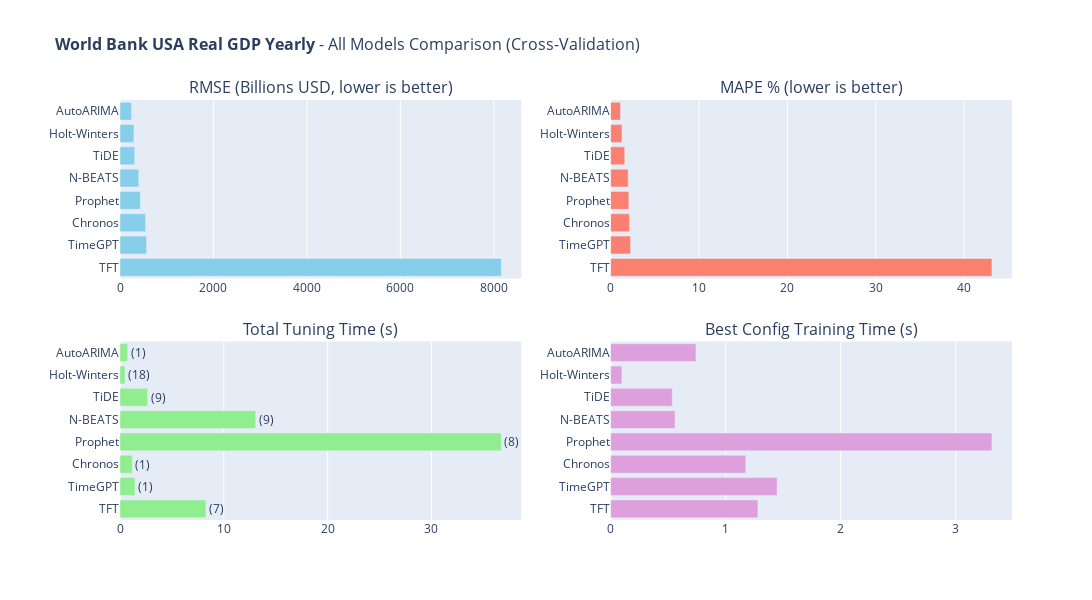

The notebook cell this image was saved under:
### Code cell
# 11. All Models Comparison (Interactive)
#
# Summary comparison of all models based on cross-validation metrics.

def create_all_models_comparison(results_dataframe, dataset_name, value_unit=None):
    """
    Create interactive bar chart comparison of all models.
    
    Args:
        results_dataframe: DataFrame with model results
        dataset_name: Name for the plot title
        value_unit: Unit label for RMSE axis (e.g., 'Billions USD')
    
    Returns:
        Plotly Figure object
    """
    rmse_title = f'RMSE ({value_unit}, lower is better)' if value_unit else 'RMSE (lower is better)'
    
    fig = make_subplots(
        rows=2, cols=2,
        subplot_titles=[
            rmse_title, 
            'MAPE % (lower is better)', 
            'Total Tuning Time (s)', 
            'Best Config Training Time (s)'
        ],
        vertical_spacing=0.15, horizontal_spacing=0.1
    )
    
    models = results_dataframe['Model'].tolist()
    
    fig.add_trace(go.Bar(
        y=models, x=results_dataframe['RMSE'], orientation='h',
        marker_color='skyblue', 
        hovertemplate='<b>%{y}</b><br>RMSE: %{x:.2f}<extra></extra>'
    ), row=1, col=1)
    
    fig.add_trace(go.Bar(
        y=models, x=results_dataframe['MAPE'], orientation='h',
        marker_color='salmon', 
        hovertemplate='<b>%{y}</b><br>MAPE: %{x:.2f}%<extra></extra>'
    ), row=1, col=2)
    
    fig.add_trace(go.Bar(
        y=models, x=results_dataframe['Tuning Time (s)'], orientation='h',
        marker_color='lightgreen', 
        text=[f"({c})" for c in results_dataframe['Combinations']],
        textposition='outside', 
        hovertemplate='<b>%{y}</b><br>Time: %{x:.2f}s<extra></extra>'
    ), row=2, col=1)
    
    fig.add_trace(go.Bar(
        y=models, x=results_dataframe['Best Config Time (s)'], orientation='h',
        marker_color='plum', 
        hovertemplate='<b>%{y}</b><br>Time: %{x:.2f}s<extra></extra>'
    ), row=2, col=2)
    
    fig.update_layout(
        title=dict(text=f'<b>{dataset_name}</b> - All Models Comparison (Cross-Validation)', font=dict(size=16)),
        width=1700, height=600, showlegend=False, margin=dict(l=120)
    )
    
    for i in range(1, 3):
        for j in range(1, 3):
            fig.update_yaxes(autorange='reversed', row=i, col=j)
    return fig

if 'results_df' in dir() and not results_df.empty:
    fig_comparison = create_all_models_comparison(
        results_df, DATASET_CONFIG['name'],
        value_unit=DATASET_CONFIG.get('value_unit')
    )
    fig_comparison.show()

### Figure 1 — Plotly figure (JSON) as saved in the notebook; plotly's stock layout.template omitted (floating-point values rounded to 4 significant figures)
{"data": [{"hovertemplate": "<b>%{y}</b><br>RMSE: %{x:.2f}<extra></extra>", "marker": {"color": "skyblue"}, "orientation": "h", "type": "bar", "x": [246.8, 298.4, 314.9, 400.9, 436.2, 547.3, 568.1, 8161.0], "xaxis": "x", "y": ["AutoARIMA", "Holt-Winters", "TiDE", "N-BEATS", "Prophet", "Chronos", "TimeGPT", "TFT"], "yaxis": "y"}, {"hovertemplate": "<b>%{y}</b><br>MAPE: %{x:.2f}%<extra></extra>", "marker": {"color": "salmon"}, "orientation": "h", "type": "bar", "x": [1.124, 1.289, 1.6, 1.984, 2.061, 2.132, 2.26, 43.15], "xaxis": "x2", "y": ["AutoARIMA", "Holt-Winters", "TiDE", "N-BEATS", "Prophet", "Chronos", "TimeGPT", "TFT"], "yaxis": "y2"}, {"hovertemplate": "<b>%{y}</b><br>Time: %{x:.2f}s<extra></extra>", "marker": {"color": "lightgreen"}, "orientation": "h", "text": ["(1)", "(18)", "(9)", "(9)", "(8)", "(1)", "(1)", "(7)"], "textposition": "outside", "type": "bar", "x": [0.7436, 0.4808, 2.654, 13.08, 36.73, 1.176, 1.448, 8.272], "xaxis": "x3", "y": ["AutoARIMA", "Holt-Winters", "TiDE", "N-BEATS", "Prophet", "Chronos", "TimeGPT", "TFT"], "yaxis": "y3"}, {"hovertemplate": "<b>%{y}</b><br>Time: %{x:.2f}s<extra></extra>", "marker": {"color": "plum"}, "orientation": "h", "type": "bar", "x": [0.7422, 0.09794, 0.5364, 0.5604, 3.315, 1.176, 1.448, 1.281], "xaxis": "x4", "y": ["AutoARIMA", "Holt-Winters", "TiDE", "N-BEATS", "Prophet", "Chronos", "TimeGPT", "TFT"], "yaxis": "y4"}], "layout": {"annotations": [{"font": {"size": 16}, "showarrow": false, "text": "RMSE (Billions USD, lower is better)", "x": 0.225, "xanchor": "center", "xref": "paper", "y": 1, "yanchor": "bottom", "yref": "paper"}, {"font": {"size": 16}, "showarrow": false, "text": "MAPE % (lower is better)", "x": 0.775, "xanchor": "center", "xref": "paper", "y": 1, "yanchor": "bottom", "yref": "paper"}, {"font": {"size": 16}, "showarrow": false, "text": "Total Tuning Time (s)", "x": 0.225, "xanchor": "center", "xref": "paper", "y": 0.425, "yanchor": "bottom", "yref": "paper"}, {"font": {"size": 16}, "showarrow": false, "text": "Best Config Training Time (s)", "x": 0.775, "xanchor": "center", "xref": "paper", "y": 0.425, "yanchor": "bottom", "yref": "paper"}], "height": 600, "margin": {"l": 120}, "showlegend": false, "title": {"font": {"size": 16}, "text": "<b>World Bank USA Real GDP Yearly</b> - All Models Comparison (Cross-Validation)"}, "width": 1700, "xaxis": {"anchor": "y", "domain": [0, 0.45]}, "xaxis2": {"anchor": "y2", "domain": [0.55, 1]}, "xaxis3": {"anchor": "y3", "domain": [0, 0.45]}, "xaxis4": {"anchor": "y4", "domain": [0.55, 1]}, "yaxis": {"anchor": "x", "autorange": "reversed", "domain": [0.575, 1]}, "yaxis2": {"anchor": "x2", "autorange": "reversed", "domain": [0.575, 1]}, "yaxis3": {"anchor": "x3", "autorange": "reversed", "domain": [0, 0.425]}, "yaxis4": {"anchor": "x4", "autorange": "reversed", "domain": [0, 0.425]}}}
